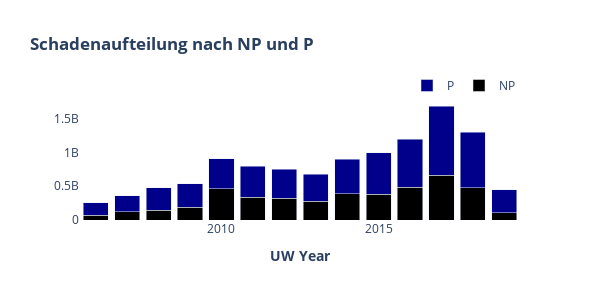

The notebook cell saved with this chart:
### Code cell
def update_figure(country):
    df = pd.read_pickle('data/Backtesting2020_SQ-UW_Abrech_20200907_sop.pkl')
    df_np=df[df['EboSchema']=='NP']
    df_np=df_np.groupby('Renewal').sum()[:len(df_np.index.values)-2]
    df_p=df[df['EboSchema']=='Prop']
    df_p=df_p.groupby('Renewal').sum()[:len(df_p.index.values)-2]
    #print(df_p)
    animals=df_p.index.values[:len(df_p.index.values)-2]

    loss_fig_npp = go.Figure(data=[
        go.Bar(name='NP', x=animals, y=df_np['Abrech-Schaden'], marker = {'color' : 'black'}),
        go.Bar(name='P', x=animals, y=df_p['Abrech-Schaden'], marker = {'color' : 'darkblue'})
    ])


    loss_fig_npp.update_layout(
        title_text="<b>Schadenaufteilung nach NP und P</b>", # Add figure title
        plot_bgcolor = "white", # background color
        barmode='stack' # Change the bar mode
    )
    # Set x-axis title
    loss_fig_npp.update_xaxes(title_text="<b>UW Year</b>")
    
    # legend
    loss_fig_npp.update_layout(showlegend=True)
    loss_fig_npp.update_layout(legend=dict(
        orientation="h",
        yanchor="bottom",
        y=1,
        xanchor="right",
        x=1
    ))
    loss_fig_npp.update_layout(
        height=300,
        width=600,
    )
    return loss_fig_npp

update_figure("France")

### Figure 1 — Plotly figure (JSON) as saved in the notebook; plotly's stock layout.template omitted (floating-point values rounded to 4 significant figures)
{"data": [{"marker": {"color": "black"}, "name": "NP", "type": "bar", "x": [2006, 2007, 2008, 2009, 2010, 2011, 2012, 2013, 2014, 2015, 2016, 2017, 2018, 2019], "y": [68300000.0, 124200000.0, 147000000.0, 190000000.0, 461300000.0, 338300000.0, 320800000.0, 278300000.0, 390300000.0, 383800000.0, 486900000.0, 663200000.0, 478300000.0, 107400000.0, 0, 0]}, {"marker": {"color": "darkblue"}, "name": "P", "type": "bar", "x": [2006, 2007, 2008, 2009, 2010, 2011, 2012, 2013, 2014, 2015, 2016, 2017, 2018, 2019], "y": [187800000.0, 235900000.0, 332900000.0, 345800000.0, 447500000.0, 458700000.0, 430100000.0, 399100000.0, 510700000.0, 613600000.0, 714400000.0, 1028000000.0, 823400000.0, 340200000.0, 0, 0]}], "layout": {"barmode": "stack", "height": 300, "legend": {"orientation": "h", "x": 1, "xanchor": "right", "y": 1, "yanchor": "bottom"}, "plot_bgcolor": "white", "showlegend": true, "title": {"text": "<b>Schadenaufteilung nach NP und P</b>"}, "width": 600, "xaxis": {"title": {"text": "<b>UW Year</b>"}}}}
